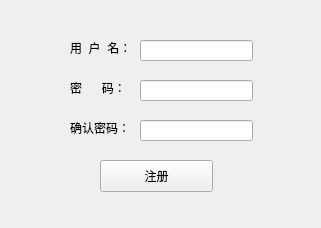
<?xml version="1.0" encoding="UTF-8"?>
<ui version="4.0">
 <class>RegisterWindow</class>
 <widget class="QMainWindow" name="RegisterWindow">
  <property name="geometry">
   <rect>
    <x>0</x>
    <y>0</y>
    <width>321</width>
    <height>228</height>
   </rect>
  </property>
  <property name="windowTitle">
   <string>注册</string>
  </property>
  <widget class="QWidget" name="centralwidget">
   <widget class="QLineEdit" name="usernameEdit">
    <property name="geometry">
     <rect>
      <x>140</x>
      <y>40</y>
      <width>113</width>
      <height>21</height>
     </rect>
    </property>
   </widget>
   <widget class="QLabel" name="passwordLabel">
    <property name="geometry">
     <rect>
      <x>70</x>
      <y>80</y>
      <width>60</width>
      <height>16</height>
     </rect>
    </property>
    <property name="text">
     <string>密      码：</string>
    </property>
   </widget>
   <widget class="QLineEdit" name="passwordEdit">
    <property name="geometry">
     <rect>
      <x>140</x>
      <y>80</y>
      <width>113</width>
      <height>21</height>
     </rect>
    </property>
   </widget>
   <widget class="QLabel" name="usernameLabel">
    <property name="geometry">
     <rect>
      <x>70</x>
      <y>40</y>
      <width>60</width>
      <height>16</height>
     </rect>
    </property>
    <property name="text">
     <string>用  户  名：</string>
    </property>
   </widget>
   <widget class="QLineEdit" name="rePasswordEdit">
    <property name="geometry">
     <rect>
      <x>140</x>
      <y>120</y>
      <width>113</width>
      <height>21</height>
     </rect>
    </property>
   </widget>
   <widget class="QLabel" name="rePasswordLabel">
    <property name="geometry">
     <rect>
      <x>70</x>
      <y>120</y>
      <width>60</width>
      <height>16</height>
     </rect>
    </property>
    <property name="text">
     <string>确认密码：</string>
    </property>
   </widget>
   <widget class="QPushButton" name="registerBtn">
    <property name="geometry">
     <rect>
      <x>100</x>
      <y>160</y>
      <width>113</width>
      <height>32</height>
     </rect>
    </property>
    <property name="text">
     <string>注册</string>
    </property>
   </widget>
  </widget>
 </widget>
 <resources/>
 <connections/>
</ui>
